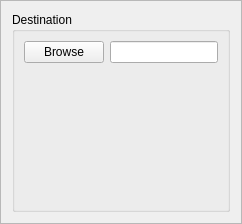
                   <widget class="QFrame" name="frame_4">
                    <property name="maximumSize">
                     <size>
                      <width>16777215</width>
                      <height>200</height>
                     </size>
                    </property>
                    <property name="frameShape">
                     <enum>QFrame::StyledPanel</enum>
                    </property>
                    <property name="frameShadow">
                     <enum>QFrame::Raised</enum>
                    </property>
                    <layout class="QGridLayout" name="gridLayout_29">
                     <item row="0" column="0">
                      <widget class="QGroupBox" name="destination_get">
                       <property name="minimumSize">
                        <size>
                         <width>0</width>
                         <height>200</height>
                        </size>
                       </property>
                       <property name="title">
                        <string>Destination</string>
                       </property>
                       <layout class="QGridLayout" name="gridLayout_30">
                        <item row="1" column="0">
                         <layout class="QGridLayout" name="gridLayout_31">
                          <item row="0" column="2">
                           <widget class="QLineEdit" name="destination_get_le">
                            <property name="dragEnabled">
                             <bool>true</bool>
                            </property>
                            <property name="clearButtonEnabled">
                             <bool>true</bool>
                            </property>
                           </widget>
                          </item>
                          <item row="0" column="1">
                           <widget class="QPushButton" name="browse_get">
                            <property name="text">
                             <string>Browse</string>
                            </property>
                           </widget>
                          </item>
                          <item row="1" column="1">
                           <spacer name="verticalSpacer_3">
                            <property name="orientation">
                             <enum>Qt::Vertical</enum>
                            </property>
                            <property name="sizeHint" stdset="0">
                             <size>
                              <width>20</width>
                              <height>40</height>
                             </size>
                            </property>
                           </spacer>
                          </item>
                         </layout>
                        </item>
                       </layout>
                      </widget>
                     </item>
                    </layout>
                   </widget>
